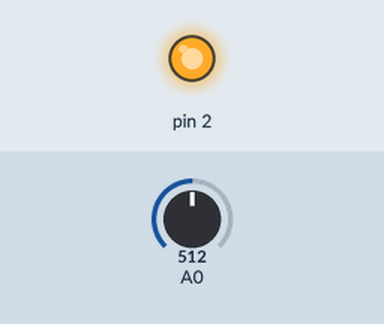
Simulated run of this sketch. Board: Arduino Uno, built with avr-gcc and run on an emulated ATmega328P. On the bench: output pins drawn as LEDs (lit = HIGH). Inputs (shaded band) come from the test bench; at power-on: A0 = 512.

Above: at 1.8 s.
1.9 s: A0 set to 492
At 3.0 s:
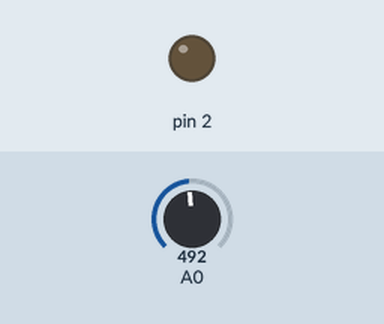
3.5 s: A0 set to 510
At 4.5 s:
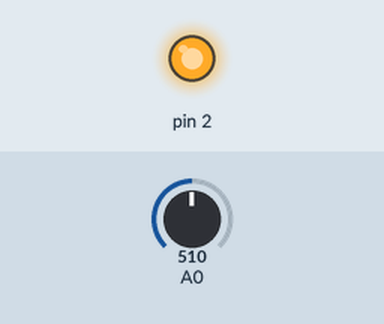
5.5 s: A0 set to 490
At 7.3 s:
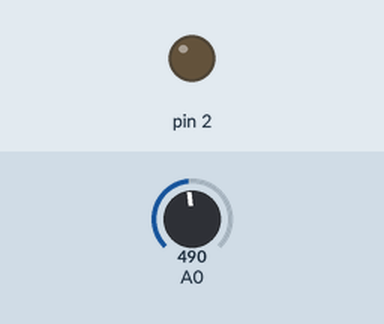
Timing chart, 0 to 8.8 s (numbered marks = the images above; inputs shaded):
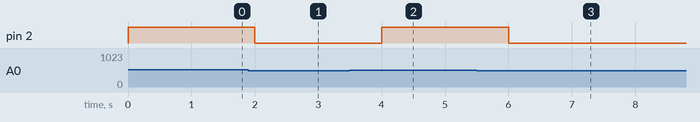

Measured:
- the behaviour switches between 501 and 500 on A0 (found by bisection; images 0 and 1)
- after the input at 1.9 s, pin 2: HIGH → LOW after 0.10 s
- after the input at 3.5 s, pin 2: LOW → HIGH after 0.50 s
- after the input at 5.5 s, pin 2: HIGH → LOW after 0.50 s

The sketch:

Sensor_Cahaya.ino
```cpp
int cahaya=0;
void setup() {
pinMode(A0, INPUT);
pinMode(2, OUTPUT);

}

void loop() {
cahaya = analogRead(A0);
if(cahaya > 500){
  digitalWrite(2, HIGH);
}
else
{
  digitalWrite(2,LOW);
}
delay(1000);
}
```
